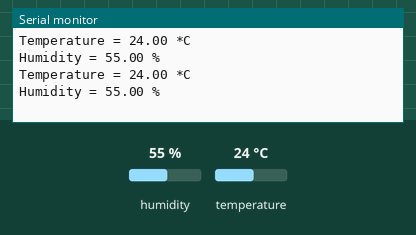
This sketch was run on a simulated Arduino Uno, built with avr-gcc and run on an emulated ATmega328P. Shown: the last lines printed to the serial monitor. Inputs (shaded band) come from the test bench; at power-on: humidity 55 %, temperature 24 °C.

Above: at 5.8 s.
5.9 s: humidity set to 22 %
At 8.7 s:
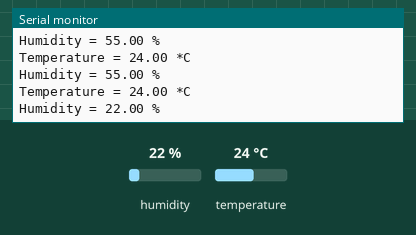
10.2 s: temperature set to 12 °C
At 11.9 s:
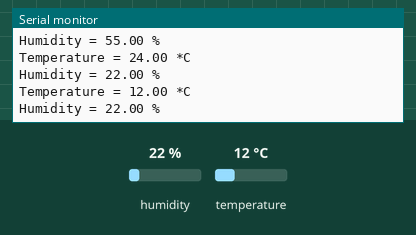
14.5 s: humidity set to 40 %
At 18.2 s:
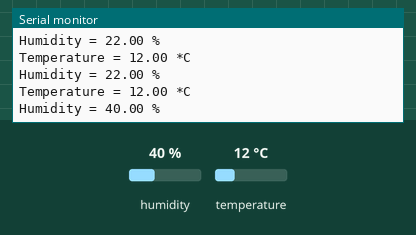
Timing chart, 0 to 19.7 s (numbered marks = the images above; inputs shaded):
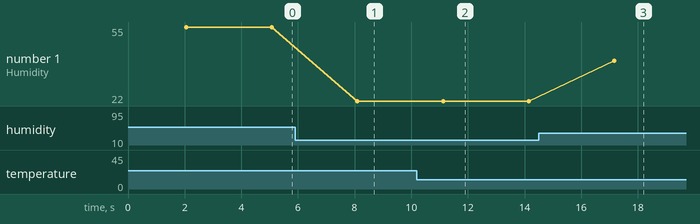

The sketch:

temp_dht.ino
```cpp
#include <DHT.h>

#define DHT11_PIN 2

// Define the type of DHT sensor
#define DHTTYPE DHT11

DHT dht(DHT11_PIN, DHTTYPE);

void setup() {
  Serial.begin(9600);
  dht.begin(); // Initialize the DHT sensor
}

void loop() {
  // Wait a few seconds between measurements
  delay(2000);

  // Read temperature as Celsius (the default)
  float temperature = dht.readTemperature();

  // Read humidity
  float humidity = dht.readHumidity();

  // Check if any reads failed and exit early (to try again).
  if (isnan(temperature) || isnan(humidity)) {
    Serial.println("Failed to read from DHT sensor!");
    return;
  }

  Serial.print("Temperature = ");
  Serial.print(temperature);
  Serial.println(" *C");

  Serial.print("Humidity = ");
  Serial.print(humidity);
  Serial.println(" %");

  delay(1000); // Optional delay to make the output more readable
}
```

Measured:
- after the input at 5.9 s, the serial monitor: prints a new line after 2.2 s (image 1)
- after the input at 10.2 s, the serial monitor: prints a new line after 0.90 s (image 2)
- after the input at 14.5 s, the serial monitor: prints a new line after 2.7 s (image 3)
- plotted number 1: 55 → 22 after the input at 5.9 s, 22 → 40 after the input at 14.5 s
